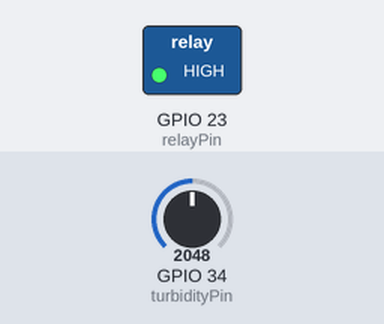
Bench run of a sketch on a simulated ESP32. Parts: switched loads named in the sketch (green lamp = pin HIGH). The test bench sets the inputs (shaded band); at power-on: GPIO 34 (turbidityPin) = 2048. WiFi joins after 1.5 s; servers stay silent unless stated; no MQTT or app messages arrive unless stated; what the sketch prints to the serial monitor is not drawn.

Above: at 2.7 s.
2.8 s: GPIO 34 (turbidityPin) set to 1045
8.8 s: GPIO 34 (turbidityPin) set to 971
At 13.0 s:
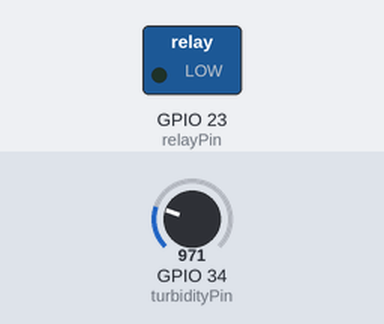
18.0 s: GPIO 34 (turbidityPin) set to 1040
At 22.4 s:
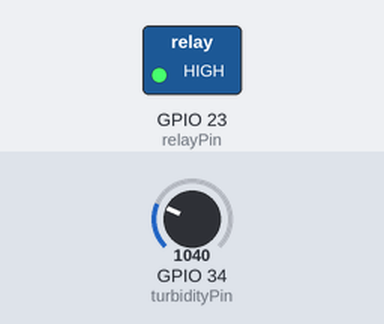
24.0 s: GPIO 34 (turbidityPin) set to 960
At 27.7 s:
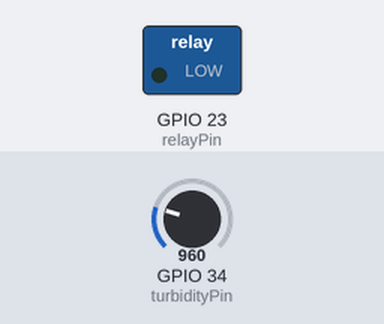
Timing chart, 0 to 29.2 s (numbered marks = the images above; inputs shaded):
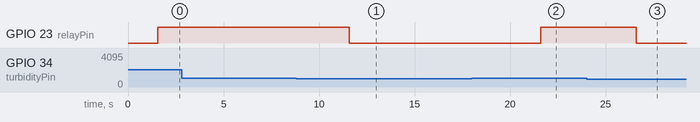

The sketch:

sketch.ino
```cpp
#include <WiFi.h>
#include <PubSubClient.h>

const char* ssid = "Wokwi-GUEST";
const char* password = "";

const char* mqttServer = "test.mosquitto.org";  // Broker público Mosquitto
const int mqttPort = 1883;  // Porta padrão MQTT
const char* mqttTopic = "sensor/turbidity";
const char* clientID = "ESP32Client-Wokwi";  // Identificador único

const int turbidityPin = 34;  // Sensor de turbidez
const int relayPin = 23;      // Saída para o relé

WiFiClient espClient;
PubSubClient client(espClient);

void setup() {
  Serial.begin(115200);
  Serial.println("Iniciando ESP32...");

  WiFi.begin(ssid, password);
  while (WiFi.status() != WL_CONNECTED) {
    delay(500);
    Serial.print(".");
  }
  Serial.println("\nWi-Fi conectado!");

  client.setServer(mqttServer, mqttPort);
  pinMode(relayPin, OUTPUT);
}

void reconnect() {
  while (!client.connected()) {
    Serial.print("Conectando ao MQTT...");
    if (client.connect(clientID)) {  // Conectando ao Mosquitto
      Serial.println("Conectado!");
    } else {
      Serial.print("Falha, rc=");
      Serial.print(client.state());
      Serial.println(" Tentando novamente...");
      delay(5000);
    }
  }
}

void loop() {
  if (!client.connected()) {
    reconnect();
  }
  client.loop();

  unsigned long startTime = millis(); // Tempo antes da leitura do sensor
  int turbidity = analogRead(turbidityPin);
  unsigned long sensorReadTime = millis() - startTime; // Tempo de leitura do sensor

  Serial.print("Turbidez (Simulada): ");
  Serial.println(turbidity);
  Serial.print("Tempo de leitura do sensor: ");
  Serial.print(sensorReadTime);
  Serial.println(" ms");

  startTime = millis(); // Tempo antes da ação do relé

  if (turbidity > 1000) {
    digitalWrite(relayPin, HIGH);
    Serial.println("⚠️ ALERTA: Água contaminada! Nível de turbidez elevado.");
  } else {
    digitalWrite(relayPin, LOW);
    Serial.println("✅ Água dentro dos padrões de qualidade.");
  }

  unsigned long relayResponseTime = millis() - startTime; // Tempo de resposta do relé

  Serial.print("Tempo de resposta do relé: ");
  Serial.print(relayResponseTime);
  Serial.println(" ms");

  char msg[50];
  sprintf(msg, "Turbidez: %d, Sensor: %lu ms, Rele: %lu ms", turbidity, sensorReadTime, relayResponseTime);
  client.publish(mqttTopic, msg);

  delay(5000);
}
```

Measured:
- the behaviour switches between 1001 and 1000 on GPIO 34 (turbidityPin) (found by bisection; images 0 and 1)
- after the input at 2.8 s, every drawn part: stays the same
- after the input at 8.8 s, GPIO 23 (relayPin): HIGH → LOW after 2.8 s
- after the input at 18.0 s, GPIO 23 (relayPin): LOW → HIGH after 3.6 s
- after the input at 24.0 s, GPIO 23 (relayPin): HIGH → LOW after 2.6 s
